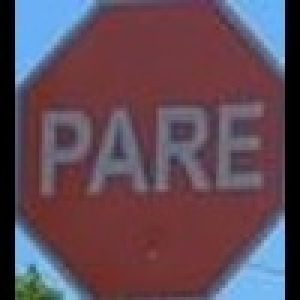
#> input picture dataset/pare/resized_Pare0002.jpg, 100 x 100 px (shown 3 times larger)
$ python hammingnetwork.py
#> lines starting #> are read from the running program, lines starting #| are printed output that depends on the picture
import numpy as np
import os
from pathlib import Path  # Added for robust path handling
from PIL import Image
import matplotlib

# Configura el backend de Matplotlib para compatibilidad fuera de VSCode
matplotlib.use("TkAgg")  # Usa TkAgg para display interactivo
import matplotlib.pyplot as plt
import csv


class HammingNetworkTrafficSigns:
    """
    Implementa una red de Hamming para reconocimiento de señales de tránsito.
    Permite entrenar con imágenes de tres clases (pare, ceda, resalto), clasificar nuevas imágenes,
    visualizar patrones y procesar lotes de imágenes de prueba.
    """
    def __init__(self, img_size=100, num_patterns=3, dataset_dir="dataset"):
        """
            Inicializa la red de Hamming.
        Args:
            img_size (int): Tamaño de las imágenes.
            num_patterns (int): Número de clases/patrones.
            dataset_dir (str or Path): Directorio base del dataset.
        """
        self.img_size = img_size
        self.input_size = img_size * img_size  # Default vector: 100x100
        self.weights = []  # Patterns (one per class)
        self.labels = ["pare", "ceda", "resalto"]  # Fixed classes

        # Use Path for cross-platform path handling
        self.base_dir = Path(dataset_dir).resolve()  # Resolve to absolute path
        self.output_dir = self.base_dir / "test"  # Use Path for directory joining
        self.output_dir.mkdir(
            parents=True, exist_ok=True
        )  # Create directory if it doesn't exist
        self.csv_input_path = self.output_dir / "datainput.csv"
        self.csv_output_path = self.output_dir / "dataoutput.csv"

    # [28 lines left out: function _preprocess_image, not called in this run]

    def _preprocess_image_rgb(self, image_path):
        """
            Carga y binariza una imagen RGB (1 bit por canal).
        Args:
            image_path (str or Path): Ruta de la imagen.
        Returns:
            np.ndarray: Vector binarizado (-1, 1).
        """
        try:
            image_path = Path(image_path).resolve()  # Resolve to absolute path
            if not image_path.exists():
                raise FileNotFoundError(f"Image file {image_path} not found.")
            image = Image.open(image_path).convert("RGB")
            if image.size != (self.img_size, self.img_size):
                raise ValueError(
                    f"Image must be {self.img_size}x{self.img_size} pixels."
                )

            rgb = np.array(image)
            binary = np.where(rgb > 128, 1, 0)
            flat = binary.flatten()
            binarized = np.where(flat == 0, -1, 1)
            return binarized
        except FileNotFoundError as e:
            print(f"Error: {e}")
            raise
        except Exception as e:
            print(f"Error processing image {image_path}: {e}")
            raise

    def train(self, dataset_dir, num_samples_per_class=40, use_rgb=False):
        """
            Entrena la red con imágenes de las clases definidas.
        Args:
            dataset_dir (str or Path): Directorio con subcarpetas de cada clase.
            num_samples_per_class (int): Número de imágenes por clase.
            use_rgb (bool): Si True, usa imágenes RGB.
        """
#> called with num_samples_per_class = 25, use_rgb = True
        dataset_dir = Path(dataset_dir).resolve()  # Resolve to absolute path
        if not dataset_dir.exists():
            print(f"Error: Dataset directory {dataset_dir} does not exist.")
            return

        preprocess_fn = (
            self._preprocess_image_rgb if use_rgb else self._preprocess_image
        )
        self.input_size = self.img_size * self.img_size * (3 if use_rgb else 1)

        print("Starting training...")
        print(f"Expected classes: {self.labels}")

        for class_name in self.labels:
            class_dir = dataset_dir / class_name
            if not class_dir.exists():
                print(f"Error: Directory {class_dir} does not exist.")
                continue

            images = [
                f
                for f in class_dir.iterdir()
                if f.suffix.lower() in (".png", ".jpg", ".jpeg", ".ppm")
            ]
            if not images:
                print(f"Error: No images found in {class_name}.")
                continue
            if len(images) < num_samples_per_class:
                print(
                    f"Warning: Class {class_name} has {len(images)} images, using all."
                )
                num_samples_per_class = len(images)

            print(f"Processing class: {class_name} ({len(images)} images available)")
            class_patterns = []
            for i in range(min(num_samples_per_class, len(images))):
                img_path = images[i]
                print(f"  - Loading image: {img_path}")
                try:
                    pattern = preprocess_fn(img_path)
                    class_patterns.append(pattern)
                except Exception as e:
                    print(f"  - Skipping image {img_path}: {e}")
                    continue
#> this loop made 1 pass
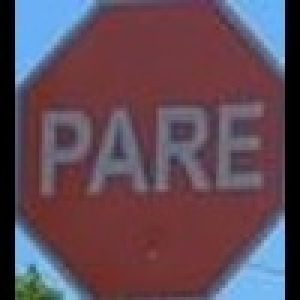
#> input picture dataset/pare/resized_Pare0002.jpg, 100 x 100 px (shown 3 times larger)
#> pass 1, in _preprocess_image_rgb, `binary = np.where(rgb > 128, 1, 0)`:
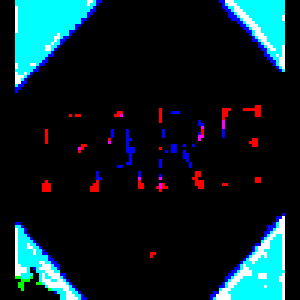
#> binary: shape (100, 100, 3) int64 (shown 3 times larger); mean R, G, B 0.0401, 0.124, 0.147; drawn with 1 as white
#> after the loop, class_patterns = 1 item

            if class_patterns:
                avg_pattern = np.mean(class_patterns, axis=0)
                avg_pattern = np.where(avg_pattern > 0, 1, -1)
                self.weights.append(avg_pattern)
                print(f"  - Average pattern for {class_name} stored.")
            else:
                print(f"  - No valid patterns for {class_name}.")
#> pass 2 of the loop in train, `for class_name in self.labels:`:
#> the loop in train, `for i in range(min(num_samples_per_class, len(images))):` made 1 pass
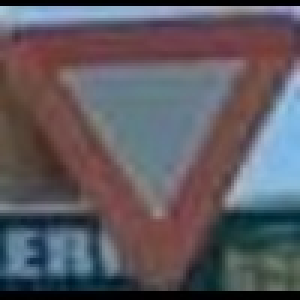
#> input picture dataset/ceda/resized_Ceda0002.jpg, 100 x 100 px (shown 3 times larger)
#> pass 1, in _preprocess_image_rgb (call 2), `binary = np.where(rgb > 128, 1, 0)`:
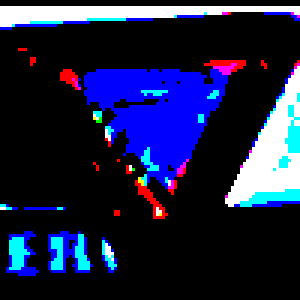
#> binary: shape (100, 100, 3) int64 (shown 3 times larger); mean R, G, B 0.106, 0.127, 0.26; drawn with 1 as white

        if len(self.weights) != 3:
            print(f"Warning: Expected 3 classes, but trained {len(self.weights)}.")
#| Warning: Expected 3 classes, but trained 2.
#| Number of stored patterns: 2
#> the loop in inspect_network (call 2), `for i, (label, weight) in enumerate(zip(self.labels, self.weights)):` made 2 passes
#> label on passes 1 to 2: 'pare', 'ceda'
#|   - Class pare: Pattern of 30000 bits
#|     First 10 bits: [-1 -1 -1 -1 -1 -1 -1 -1 -1 -1]
#|   - Class ceda: Pattern of 30000 bits
#|     First 10 bits: [-1 -1 -1 -1 -1 -1 -1 -1 -1 -1]
        print("Training completed.")

    # [35 lines left out: function classify, not called in this run]

    def inspect_network(self):
        """
        Muestra información sobre la red y los patrones almacenados.
        """
        print("\n=== Network Inspection ===")
        print(f"Image size: {self.img_size}x{self.img_size}")
        print(f"Input vector size: {self.input_size} bits")
        print(f"Defined classes: {self.labels}")
        print(f"Number of stored patterns: {len(self.weights)}")
        if self.weights:
            print("Pattern details:")
            for i, (label, weight) in enumerate(zip(self.labels, self.weights)):
                print(f"  - Class {label}: Pattern of {weight.shape[0]} bits")
                print(f"    First 10 bits: {weight[:10]}")
        else:
            print("  - No patterns stored (training not performed).")

    def visualize_patterns(self, use_rgb=False):
        """
            Visualiza los patrones almacenados para cada clase.
        Args:
            use_rgb (bool): Si True, muestra patrones en RGB.
        """
#> called with use_rgb = True
        if not self.weights:
            print("Error: No patterns stored to visualize.")
            return

        fig, axes = plt.subplots(
            1, len(self.weights), figsize=(4 * len(self.weights), 4)
        )
        if len(self.weights) == 1:
            axes = [axes]  # For single class

        for i, (weight, label) in enumerate(zip(self.weights, self.labels)):
            if use_rgb:
                pattern = np.where(weight == 1, 255, 0).reshape(
                    self.img_size, self.img_size, 3
                )
            else:
                pattern = np.where(weight == 1, 255, 0).reshape(
                    self.img_size, self.img_size
                )

            axes[i].imshow(pattern, cmap="gray" if not use_rgb else None)
            axes[i].set_title(f"Pattern: {label}")
            axes[i].axis("off")
#> this loop made 2 passes
#> pass 2, in visualize_patterns, `pattern = np.where(weight == 1, 255, 0).reshape( self.img_size, self.i..`:
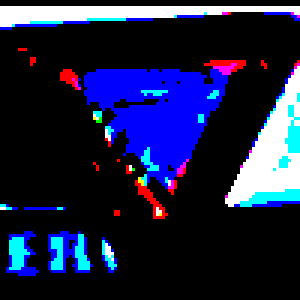
#> pattern: shape (100, 100, 3) int64 (shown 3 times larger); mean of channels 0, 1, 2 27, 32.3, 66.2; drawn as R, G, B
        plt.show()
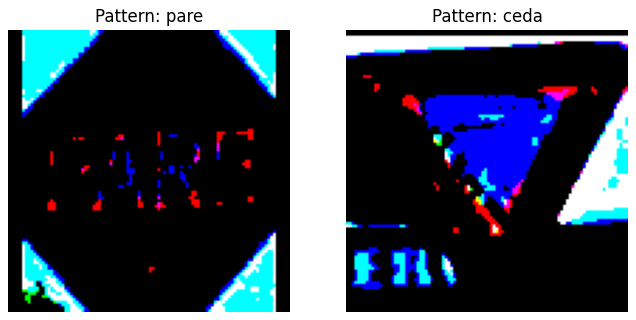
#> figure drawn by matplotlib, 2 panels

    # [32 lines left out: function visualize, not called in this run]

    def process_test_images(self, test_dir, use_rgb=False):
        """
            Procesa imágenes de prueba, lee datainput.csv y genera dataoutput.csv con resultados.
        Args:
            test_dir (str or Path): Directorio de imágenes de prueba.
            use_rgb (bool): Si True, usa procesamiento RGB.
        """
        test_dir = Path(test_dir).resolve()  # Resolve to absolute path
        if not test_dir.exists():
            print(f"Error: Test directory {test_dir} does not exist.")
            return
        if not self.csv_input_path.exists():
            print(f"Error: File {self.csv_input_path} does not exist.")
            return

        # Read datainput.csv
        input_data = []
        try:
            with open(self.csv_input_path, mode="r", encoding="utf-8") as file:
                reader = csv.reader(file)
                next(reader, None)  # Skip header if present
                for row in reader:
                    if len(row) < 3:
                        print(f"Warning: Invalid row in datainput.csv: {row}")
                        continue
                    image_name, has_pattern, pattern = row[0], row[1], row[2]
                    input_data.append(
                        {
                            "image_name": image_name,
                            "has_pattern": int(has_pattern),
                            "pattern": pattern,
                        }
                    )
            print(f"Read {len(input_data)} entries from {self.csv_input_path}")
        except Exception as e:
            print(f"Error reading {self.csv_input_path}: {e}")
            return

        # Process images and generate results
        output_data = []
        for entry in input_data:
            image_name = entry["image_name"]
            image_path = test_dir / image_name
            if not image_path.exists():
                print(f"Error: Image {image_path} does not exist.")
                continue

            print(f"\nProcessing test image: {image_path}")
            label, min_distance, index, pattern_detected = self.classify(
                image_path, use_rgb=use_rgb
            )
            print(f"Detected signal: {label} (Hamming Distance: {min_distance:.2f})")

            output_data.append(
                [
                    image_name,
                    entry["has_pattern"],
                    entry["pattern"],
                    pattern_detected,
                    label,
                ]
            )

            self.visualize(image_path, label, index, use_rgb=use_rgb)

        # Save results to dataoutput.csv
        try:
            with open(
                self.csv_output_path, mode="w", newline="", encoding="utf-8"
            ) as file:
                writer = csv.writer(file)
                writer.writerow(
                    [
                        "image_name",
                        "has_pattern",
                        "pattern",
                        "pattern_detected",
                        "detected_pattern",
                    ]
                )
                writer.writerows(output_data)
            print(f"Results saved to: {self.csv_output_path}")
        except Exception as e:
            print(f"Error saving {self.csv_output_path}: {e}")


if __name__ == "__main__":
    """
    Example usage of HammingNetworkTrafficSigns.
    Ensure the following dependencies are installed:
    pip install numpy pillow matplotlib
    Dataset structure:
    dataset/
    ├── pare/
    ├── ceda/
    ├── resalto/
    ├── test/
    └── test/datainput.csv
    """
    # Configuration
    script_dir = Path(__file__).parent  # Get the directory of the script
    dataset_dir = script_dir / "dataset"  # Use script's directory as base
    test_dir = dataset_dir / "test"  # Test images directory
    print(f"Dataset directory: {dataset_dir}")
    print(f"Test directory: {test_dir}")
    img_size = 100
    use_rgb = True  # Use RGB for image processing

    # Create network
    net = HammingNetworkTrafficSigns(
        img_size=img_size, num_patterns=3, dataset_dir=dataset_dir
    )

    # Inspect before training
    print("Before training:")
    net.inspect_network()

    # Train
    try:
        net.train(dataset_dir, num_samples_per_class=25, use_rgb=use_rgb)
    except Exception as e:
        print(f"Training failed: {e}")

    # Inspect after training
    print("\nAfter training:")
    net.inspect_network()

    # Visualize stored patterns
    print("\nVisualizing stored patterns:")
    try:
        net.visualize_patterns(use_rgb=use_rgb)
    except Exception as e:
        print(f"Visualization failed: {e}")

    # Process test images and generate dataoutput.csv
    try:
        net.process_test_images(test_dir, use_rgb=use_rgb)
    except Exception as e:
        print(f"Test processing failed: {e}")
